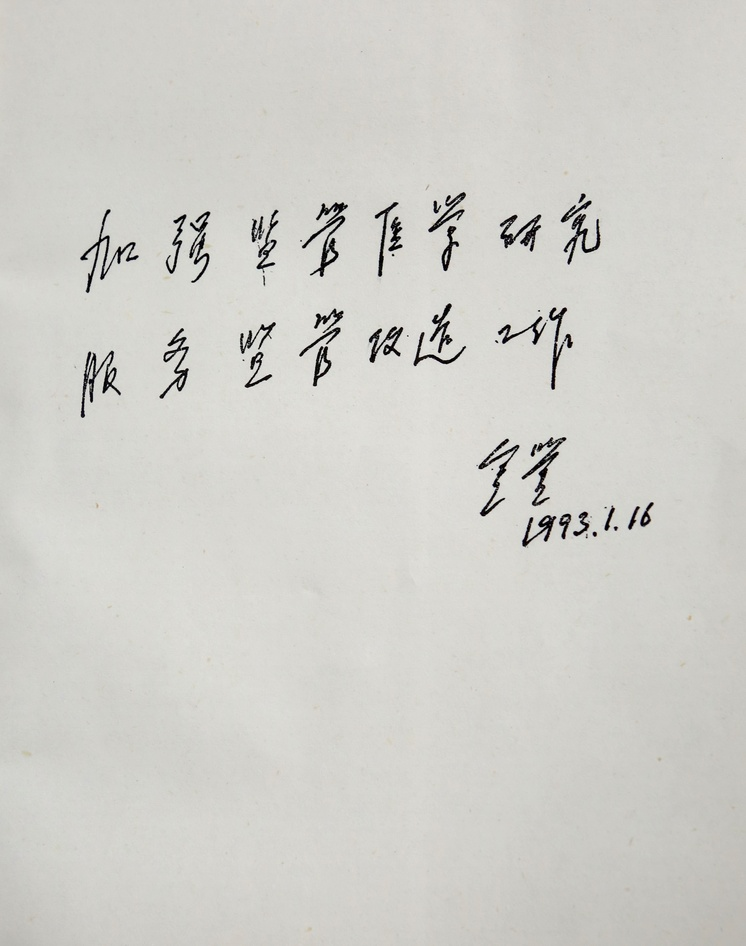
%> input picture ori2.jpg, 746 x 946 px, shrunk from 2840 x 3602 before the run
$ octave process.m   (GNU Octave 9; MATLAB toolbox functions it lacks are replaced by stand-ins)
%> lines starting %> are read from the running program, lines starting %| are printed output that depends on the picture; in (x1, y1, x2, y2) boxes, pixels count from 0 and x2, y2 are one past the last pixel; in counts of white or black regions, pixels touching at a corner belong together; the program's own positions count from 1
%清空变量，读取图像，并显示其属性
clear;close all
src = imread('ori2.jpg');
%> src is the input picture: size 946x746x3 uint8; mean R, G, B 208, 207.3, 202.2
whos,

%显示原始图像
figure('name','myapp'),
subplot(2,2,1),imshow(src),title('src')

%用ostu方法获取二值化阈值，进行二值化并进行显示
level=graythresh(src);
%> level = 0.478
% level=0.2
bw=im2bw(src,level);
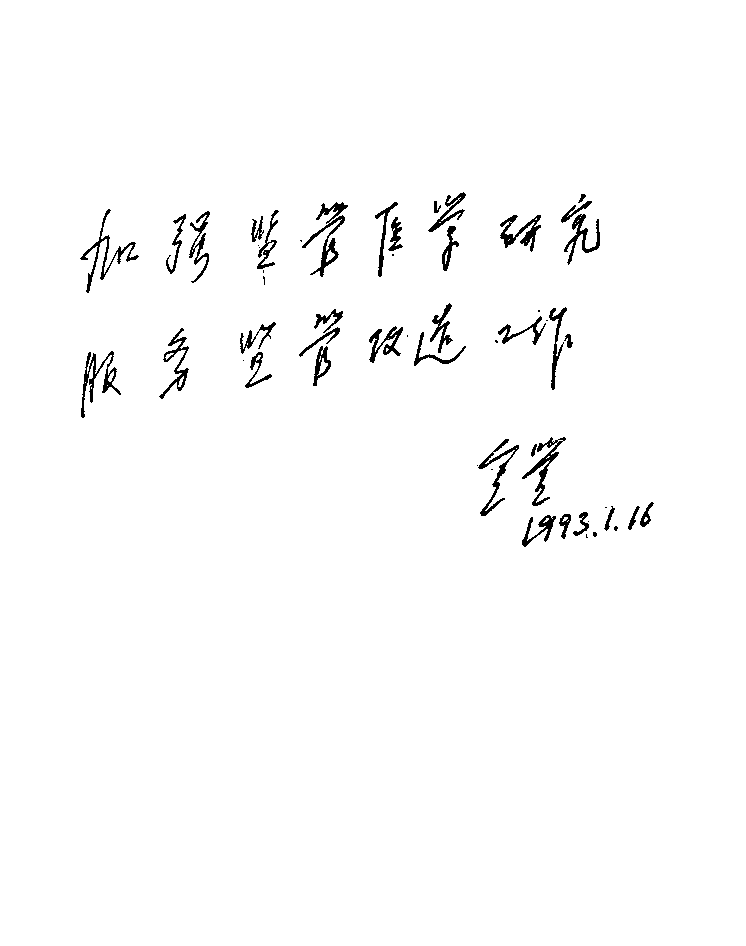
%> bw: size 946x746 logical; 98.4% white; 55 black regions (18 under 20 px), largest, box (x1, y1, x2, y2) and area: (302, 202, 348, 277) 771, (81, 351, 121, 418) 639, (80, 209, 139, 293) 626
subplot(2,2,2),imshow(bw),title('bw')

%运用开操作消去噪点
se = strel('disk',2);
openbw=imopen(bw,se);
%> openbw: size 946x746 logical; 98.1% white; 43 black regions (12 under 20 px), largest, box (x1, y1, x2, y2) and area: (302, 202, 348, 277) 894, (81, 351, 121, 418) 855, (561, 194, 600, 265) 800
openbw = medfilt2(openbw, [7,7])
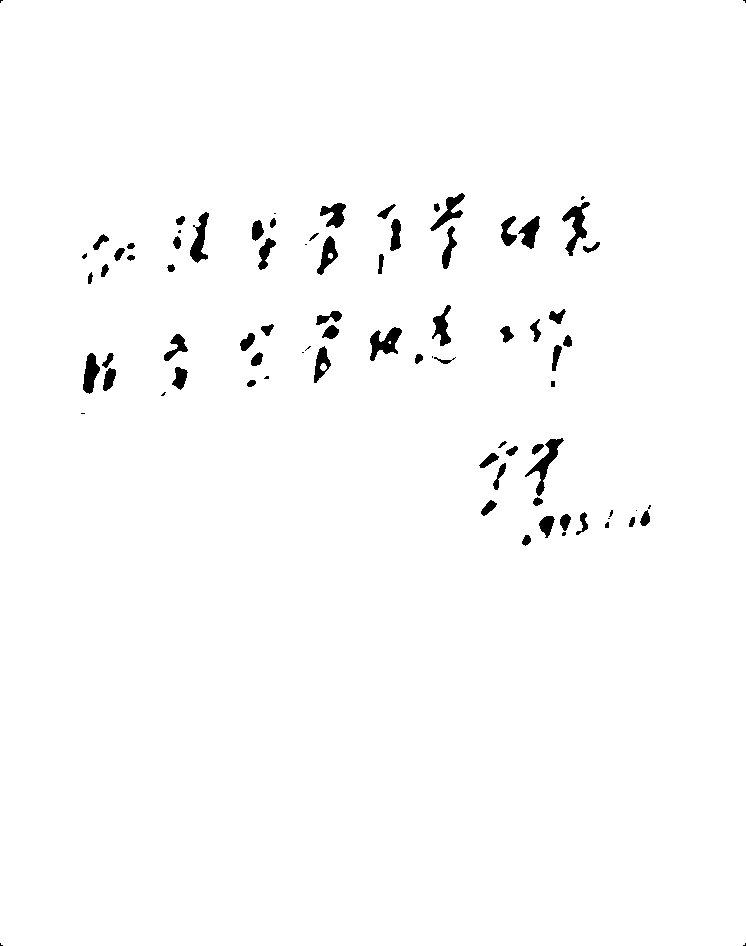
%> openbw: size 946x746 logical; 98.5% white; 83 black regions (20 under 20 px), largest, box (x1, y1, x2, y2) and area: (525, 438, 564, 496) 574, (562, 202, 590, 256) 565, (370, 327, 402, 361) 548
% w=fspecial('gaussian',[5 5],5);
% openbw=imfilter(openbw,w);
subplot(2,2,3),imshow(openbw),title('open')
imwrite(openbw, 'ori_bw.png')

% openbw_rgb = uint8(openbw(:,:,[1 1 1]) * 255)
[fil, col] = size(openbw);
%> fil = 946; col = 746
openbw_rgb = uint8(openbw(:,:,[1 1 1]) * 255)
%> openbw_rgb: size 946x746x3 uint8; 98.5% white; 83 black regions (20 under 20 px)
[posX , posY] = find(openbw == 0);
%> posX = 10745 values from 1 to 946; posY = 10745 values from 1 to 746
numIter = size(posX,1)*size(posX,2);
%> numIter = 10745
for i = 1 : numIter
      openbw_rgb(posX(i),posY(i), 1) = 255;
      openbw_rgb(posX(i),posY(i), 2:3) = 0;
end % for
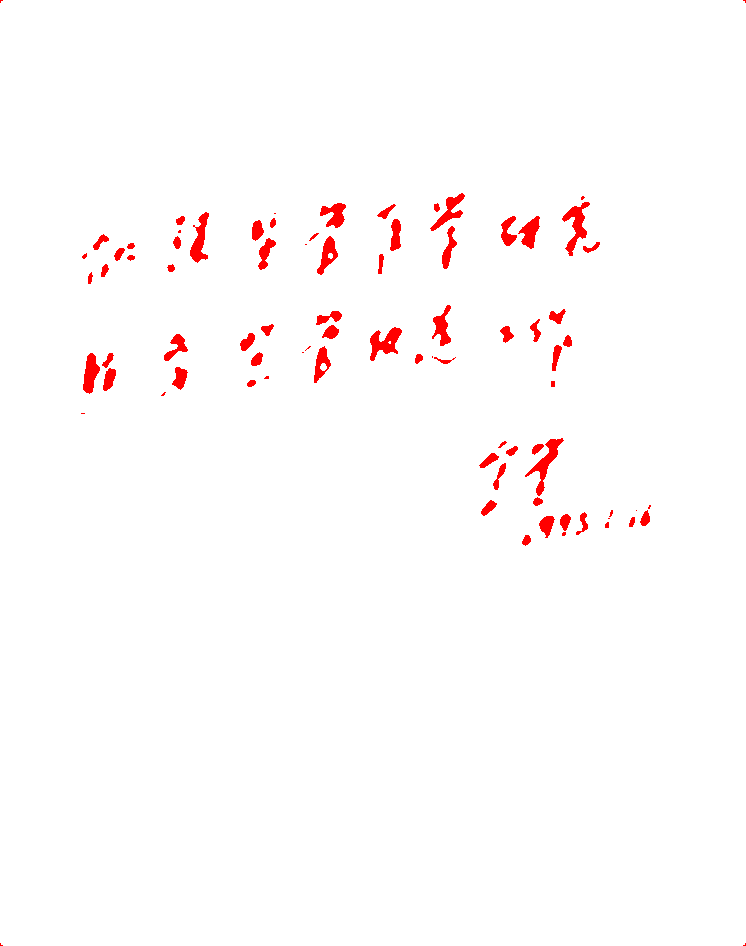
%> openbw_rgb: size 946x746x3 uint8; mean R, G, B 255, 251.1, 251.1
imshow(openbw_rgb),title('openbw rgb')
imwrite(openbw_rgb, 'whole_red.png')

%%%%%%%%%%%%%%%%%%%%%%%%%%%%%%%%%%%%%%%%%%%%%%%%%%%%%%%
%获取连通区域，并进行显示
L = bwlabel(openbw,4);
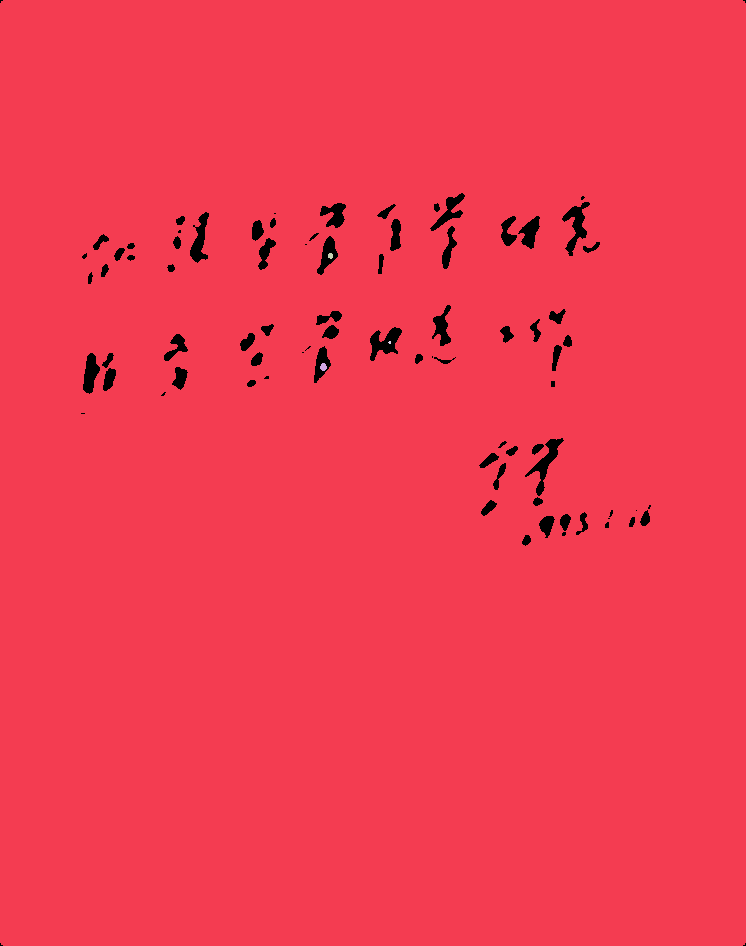
%> L: size 946x746 double; 5 distinct labels, from 0 to 4; one colour per label, 0 black
RGB = label2rgb(L);
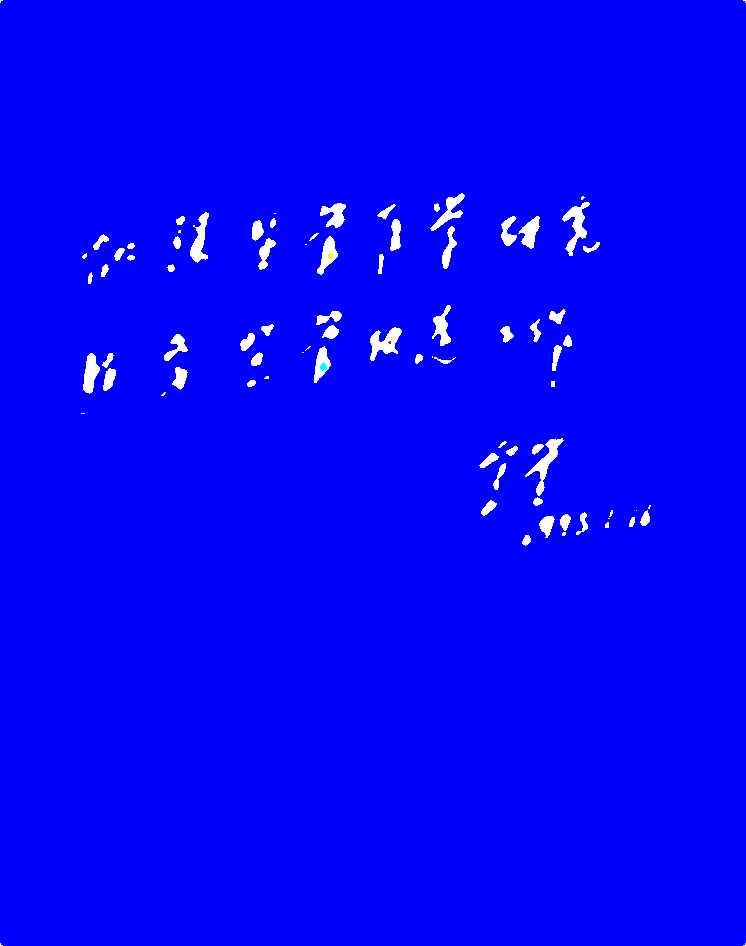
%> RGB: size 946x746x3 uint8; mean R, G, B 3.9, 3.9, 255
subplot(2,2,4),imshow(RGB),title('rgb')

%获取区域的'basic'属性， 'Area', 'Centroid', and 'BoundingBox'
stats = regionprops(openbw, 'basic');
%> stats = 4 regions; box (x1, y1, x2, y2), Area and Centroid: (0, 0, 746, 946) 694897 [373.4 475.8], (320, 363, 327, 371) 42 [324 367.6], (328, 253, 333, 259) 25 [331 256.4], (388, 341, 391, 344) 7 [390.3 343]
centroids = cat(1, stats.Centroid);
%> centroids = [373.4 475.8; 324 367.6; 331 256.4; 390.3 343]
figure('name','regionprops'),
%绘制开操作之后的二值化图像
imshow(openbw),title('centroids')
hold on
%绘制重心
plot(centroids(:,1), centroids(:,2), 'b*'),
%绘制感兴趣区域ROI
for i=1:size(stats)
     rectangle('Position',[stats(i).BoundingBox],'LineWidth',2,'LineStyle','--','EdgeColor','r'),
end
%> this loop made 4 passes
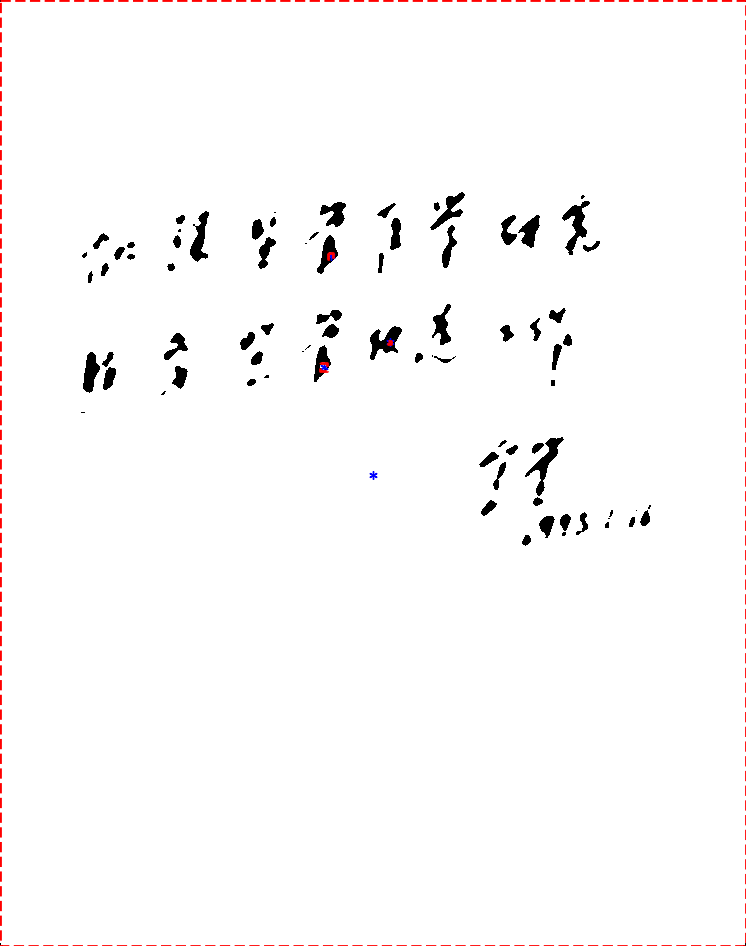
%> figure redrawn from the program's plot data; its title reads 'centroids'
hold off
